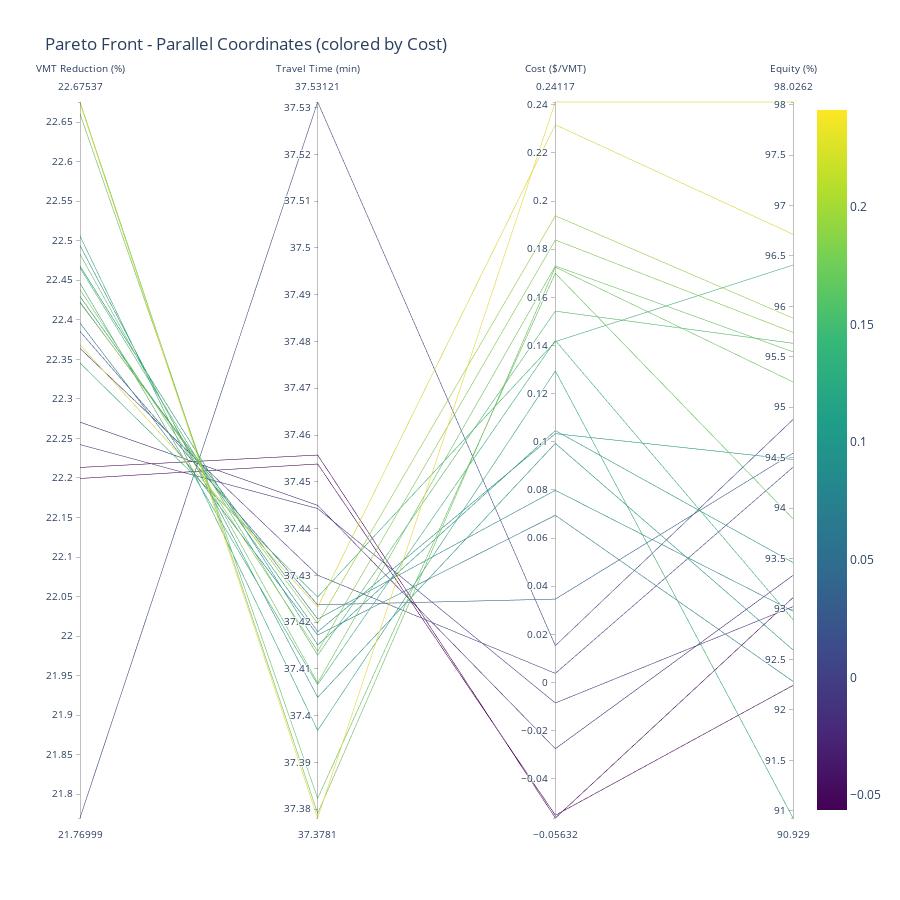
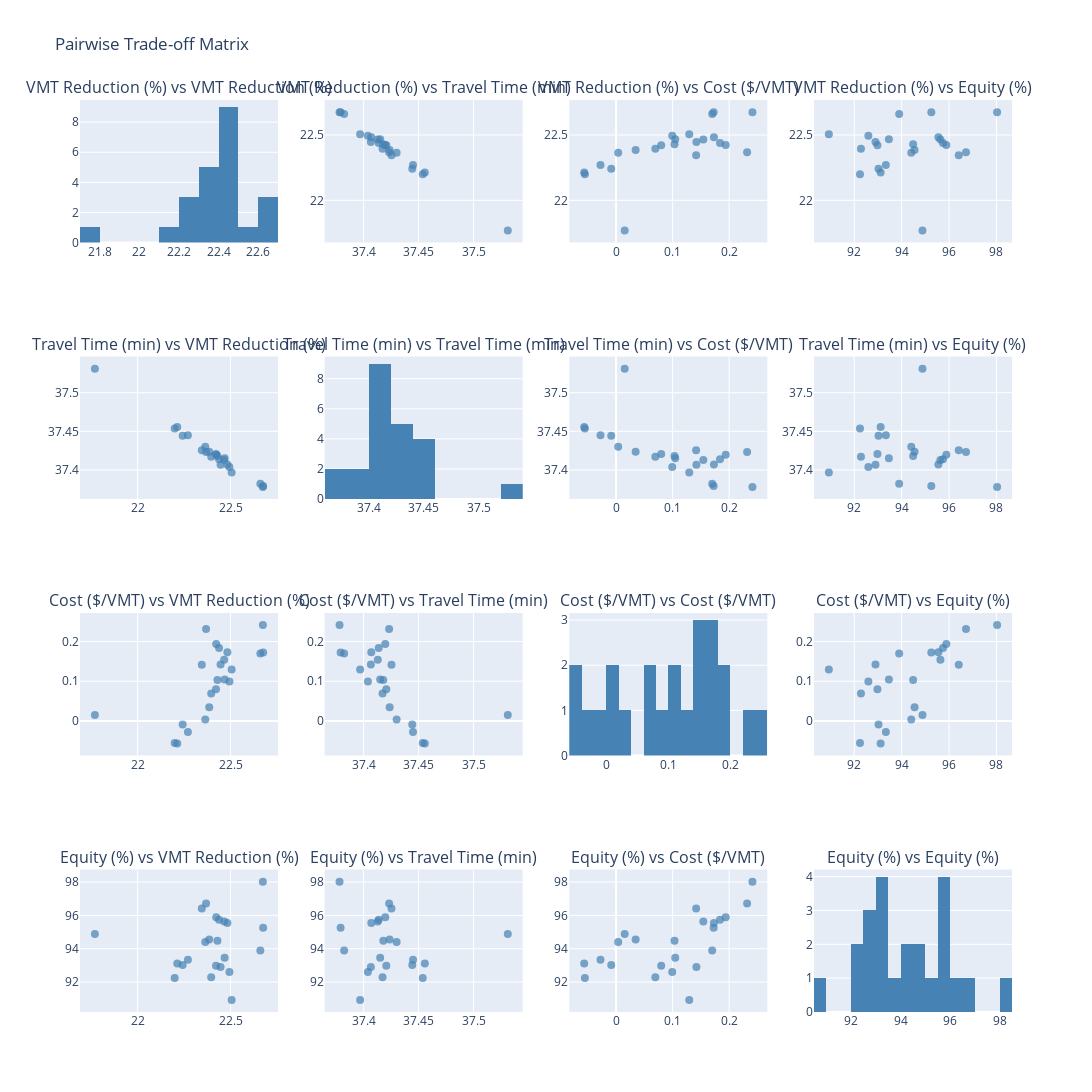
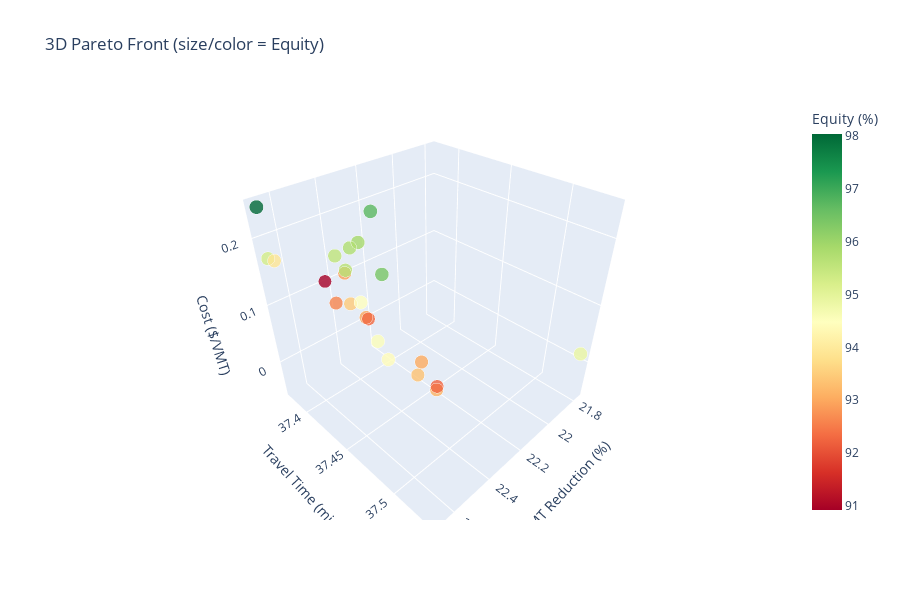

The code cell stored with these charts, in order, in its notebook:
### Markdown cell above
## 5. Pareto Front Visualization

### Code cell
def visualize_pareto_front(solutions: np.ndarray, objectives: np.ndarray):
    """
    Create comprehensive Pareto front visualizations.
    """
    obj_names = ['VMT (1-reduction)', 'Travel Time (min)', 'Budget Eff ($/VMT)', 'Inequity (1-equity)']
    
    # Convert objectives for display (transform back to intuitive values)
    display_obj = objectives.copy()
    display_obj[:, 0] = (1 - objectives[:, 0]) * 100  # VMT reduction %
    display_obj[:, 3] = (1 - objectives[:, 3]) * 100  # Equity %
    display_names = ['VMT Reduction (%)', 'Travel Time (min)', 'Cost ($/VMT)', 'Equity (%)']
    
    # 1. Parallel Coordinates Plot
    fig_parallel = go.Figure(data=
        go.Parcoords(
            line=dict(
                color=display_obj[:, 2],  # Color by budget efficiency
                colorscale='Viridis',
                showscale=True,
                cmin=display_obj[:, 2].min(),
                cmax=display_obj[:, 2].max()
            ),
            dimensions=[
                dict(range=[display_obj[:, 0].min(), display_obj[:, 0].max()],
                     label=display_names[0], values=display_obj[:, 0]),
                dict(range=[display_obj[:, 1].min(), display_obj[:, 1].max()],
                     label=display_names[1], values=display_obj[:, 1]),
                dict(range=[display_obj[:, 2].min(), display_obj[:, 2].max()],
                     label=display_names[2], values=display_obj[:, 2]),
                dict(range=[display_obj[:, 3].min(), display_obj[:, 3].max()],
                     label=display_names[3], values=display_obj[:, 3]),
            ]
        )
    )
    fig_parallel.update_layout(
        title='Pareto Front - Parallel Coordinates (colored by Cost)',
        height=900
    )
    fig_parallel.show()
    
    # 2. Pairwise Trade-off Matrix
    fig_matrix = make_subplots(
        rows=4, cols=4,
        subplot_titles=[f'{display_names[i]} vs {display_names[j]}' 
                       for i in range(4) for j in range(4)]
    )
    
    for i in range(4):
        for j in range(4):
            if i == j:
                # Histogram on diagonal
                fig_matrix.add_trace(
                    go.Histogram(x=display_obj[:, i], nbinsx=15, showlegend=False,
                                marker_color='steelblue'),
                    row=i+1, col=j+1
                )
            else:
                # Scatter plot
                fig_matrix.add_trace(
                    go.Scatter(x=display_obj[:, j], y=display_obj[:, i], 
                              mode='markers', showlegend=False,
                              marker=dict(size=8, color='steelblue', opacity=0.7)),
                    row=i+1, col=j+1
                )
    
    fig_matrix.update_layout(
        title='Pairwise Trade-off Matrix',
        height=1400, width=1800,
        showlegend=False
    )
    fig_matrix.show()
    
    # 3. 3D Interactive Plot
    fig_3d = go.Figure(data=[go.Scatter3d(
        x=display_obj[:, 0],
        y=display_obj[:, 1],
        z=display_obj[:, 2],
        mode='markers',
        marker=dict(
            size=display_obj[:, 3] / 10,  # Size by equity
            color=display_obj[:, 3],
            colorscale='RdYlGn',
            colorbar=dict(title='Equity (%)'),
            opacity=0.8
        ),
        text=[f'VMT: {v:.1f}%<br>Time: {t:.1f}min<br>Cost: ${c:.2f}<br>Equity: {e:.1f}%'
              for v, t, c, e in display_obj],
        hoverinfo='text'
    )])
    
    fig_3d.update_layout(
        title='3D Pareto Front (size/color = Equity)',
        scene=dict(
            xaxis_title='VMT Reduction (%)',
            yaxis_title='Travel Time (min)',
            zaxis_title='Cost ($/VMT)'
        ),
        height=600
    )
    fig_3d.show()
    
    return display_obj

display_objectives = visualize_pareto_front(pareto_solutions, pareto_objectives)

### Figure 1 — Plotly figure (JSON) as saved in the notebook; plotly's stock layout.template omitted (floating-point values rounded to 4 significant figures)
{"data": [{"dimensions": [{"label": "VMT Reduction (%)", "range": [21.77, 22.68], "values": [22.37, 22.39, 22.68, 22.45, 22.42, 21.77, 22.44, 22.47, 22.66, 22.42, 22.21, 22.47, 22.2, 22.51, 22.49, 22.27, 22.48, 22.4, 22.36, 22.24, 22.43, 22.67, 22.35]}, {"label": "Travel Time (min)", "range": [37.38, 37.53], "values": [37.42, 37.42, 37.38, 37.41, 37.42, 37.53, 37.41, 37.41, 37.38, 37.42, 37.46, 37.42, 37.45, 37.4, 37.4, 37.44, 37.41, 37.42, 37.43, 37.44, 37.42, 37.38, 37.43]}, {"label": "Cost ($/VMT)", "range": [-0.05632, 0.2412], "values": [0.2317, 0.03463, 0.1726, 0.1421, 0.1939, 0.0153, 0.1838, 0.1543, 0.17, 0.07983, -0.05632, 0.1046, -0.05517, 0.1295, 0.09933, -0.02751, 0.173, 0.06947, 0.003773, -0.008532, 0.1034, 0.2412, 0.1416]}, {"label": "Equity (%)", "range": [90.93, 98.03], "values": [96.71, 94.55, 95.25, 92.9, 95.88, 94.88, 95.74, 95.63, 93.9, 92.98, 93.11, 93.46, 92.24, 90.93, 92.6, 93.33, 95.55, 92.28, 94.41, 93.02, 94.48, 98.03, 96.41]}], "line": {"cmax": 0.2412, "cmin": -0.05632, "color": [0.2317, 0.03463, 0.1726, 0.1421, 0.1939, 0.0153, 0.1838, 0.1543, 0.17, 0.07983, -0.05632, 0.1046, -0.05517, 0.1295, 0.09933, -0.02751, 0.173, 0.06947, 0.003773, -0.008532, 0.1034, 0.2412, 0.1416], "colorscale": [[0, "#440154"], [0.1111, "#482878"], [0.2222, "#3e4989"], [0.3333, "#31688e"], [0.4444, "#26828e"], [0.5556, "#1f9e89"], [0.6667, "#35b779"], [0.7778, "#6ece58"], [0.8889, "#b5de2b"], [1, "#fde725"]], "showscale": true}, "type": "parcoords"}], "layout": {"height": 900, "title": {"text": "Pareto Front - Parallel Coordinates (colored by Cost)"}}}

### Figure 2 — Plotly figure (JSON) as saved in the notebook; plotly's stock layout.template omitted (floating-point values rounded to 4 significant figures)
{"data": [{"marker": {"color": "steelblue"}, "nbinsx": 15, "showlegend": false, "type": "histogram", "x": [22.37, 22.39, 22.68, 22.45, 22.42, 21.77, 22.44, 22.47, 22.66, 22.42, 22.21, 22.47, 22.2, 22.51, 22.49, 22.27, 22.48, 22.4, 22.36, 22.24, 22.43, 22.67, 22.35], "xaxis": "x", "yaxis": "y"}, {"marker": {"color": "steelblue", "opacity": 0.7, "size": 8}, "mode": "markers", "showlegend": false, "type": "scatter", "x": [37.42, 37.42, 37.38, 37.41, 37.42, 37.53, 37.41, 37.41, 37.38, 37.42, 37.46, 37.42, 37.45, 37.4, 37.4, 37.44, 37.41, 37.42, 37.43, 37.44, 37.42, 37.38, 37.43], "xaxis": "x2", "y": [22.37, 22.39, 22.68, 22.45, 22.42, 21.77, 22.44, 22.47, 22.66, 22.42, 22.21, 22.47, 22.2, 22.51, 22.49, 22.27, 22.48, 22.4, 22.36, 22.24, 22.43, 22.67, 22.35], "yaxis": "y2"}, {"marker": {"color": "steelblue", "opacity": 0.7, "size": 8}, "mode": "markers", "showlegend": false, "type": "scatter", "x": [0.2317, 0.03463, 0.1726, 0.1421, 0.1939, 0.0153, 0.1838, 0.1543, 0.17, 0.07983, -0.05632, 0.1046, -0.05517, 0.1295, 0.09933, -0.02751, 0.173, 0.06947, 0.003773, -0.008532, 0.1034, 0.2412, 0.1416], "xaxis": "x3", "y": [22.37, 22.39, 22.68, 22.45, 22.42, 21.77, 22.44, 22.47, 22.66, 22.42, 22.21, 22.47, 22.2, 22.51, 22.49, 22.27, 22.48, 22.4, 22.36, 22.24, 22.43, 22.67, 22.35], "yaxis": "y3"}, {"marker": {"color": "steelblue", "opacity": 0.7, "size": 8}, "mode": "markers", "showlegend": false, "type": "scatter", "x": [96.71, 94.55, 95.25, 92.9, 95.88, 94.88, 95.74, 95.63, 93.9, 92.98, 93.11, 93.46, 92.24, 90.93, 92.6, 93.33, 95.55, 92.28, 94.41, 93.02, 94.48, 98.03, 96.41], "xaxis": "x4", "y": [22.37, 22.39, 22.68, 22.45, 22.42, 21.77, 22.44, 22.47, 22.66, 22.42, 22.21, 22.47, 22.2, 22.51, 22.49, 22.27, 22.48, 22.4, 22.36, 22.24, 22.43, 22.67, 22.35], "yaxis": "y4"}, {"marker": {"color": "steelblue", "opacity": 0.7, "size": 8}, "mode": "markers", "showlegend": false, "type": "scatter", "x": [22.37, 22.39, 22.68, 22.45, 22.42, 21.77, 22.44, 22.47, 22.66, 22.42, 22.21, 22.47, 22.2, 22.51, 22.49, 22.27, 22.48, 22.4, 22.36, 22.24, 22.43, 22.67, 22.35], "xaxis": "x5", "y": [37.42, 37.42, 37.38, 37.41, 37.42, 37.53, 37.41, 37.41, 37.38, 37.42, 37.46, 37.42, 37.45, 37.4, 37.4, 37.44, 37.41, 37.42, 37.43, 37.44, 37.42, 37.38, 37.43], "yaxis": "y5"}, {"marker": {"color": "steelblue"}, "nbinsx": 15, "showlegend": false, "type": "histogram", "x": [37.42, 37.42, 37.38, 37.41, 37.42, 37.53, 37.41, 37.41, 37.38, 37.42, 37.46, 37.42, 37.45, 37.4, 37.4, 37.44, 37.41, 37.42, 37.43, 37.44, 37.42, 37.38, 37.43], "xaxis": "x6", "yaxis": "y6"}, {"marker": {"color": "steelblue", "opacity": 0.7, "size": 8}, "mode": "markers", "showlegend": false, "type": "scatter", "x": [0.2317, 0.03463, 0.1726, 0.1421, 0.1939, 0.0153, 0.1838, 0.1543, 0.17, 0.07983, -0.05632, 0.1046, -0.05517, 0.1295, 0.09933, -0.02751, 0.173, 0.06947, 0.003773, -0.008532, 0.1034, 0.2412, 0.1416], "xaxis": "x7", "y": [37.42, 37.42, 37.38, 37.41, 37.42, 37.53, 37.41, 37.41, 37.38, 37.42, 37.46, 37.42, 37.45, 37.4, 37.4, 37.44, 37.41, 37.42, 37.43, 37.44, 37.42, 37.38, 37.43], "yaxis": "y7"}, {"marker": {"color": "steelblue", "opacity": 0.7, "size": 8}, "mode": "markers", "showlegend": false, "type": "scatter", "x": [96.71, 94.55, 95.25, 92.9, 95.88, 94.88, 95.74, 95.63, 93.9, 92.98, 93.11, 93.46, 92.24, 90.93, 92.6, 93.33, 95.55, 92.28, 94.41, 93.02, 94.48, 98.03, 96.41], "xaxis": "x8", "y": [37.42, 37.42, 37.38, 37.41, 37.42, 37.53, 37.41, 37.41, 37.38, 37.42, 37.46, 37.42, 37.45, 37.4, 37.4, 37.44, 37.41, 37.42, 37.43, 37.44, 37.42, 37.38, 37.43], "yaxis": "y8"}, {"marker": {"color": "steelblue", "opacity": 0.7, "size": 8}, "mode": "markers", "showlegend": false, "type": "scatter", "x": [22.37, 22.39, 22.68, 22.45, 22.42, 21.77, 22.44, 22.47, 22.66, 22.42, 22.21, 22.47, 22.2, 22.51, 22.49, 22.27, 22.48, 22.4, 22.36, 22.24, 22.43, 22.67, 22.35], "xaxis": "x9", "y": [0.2317, 0.03463, 0.1726, 0.1421, 0.1939, 0.0153, 0.1838, 0.1543, 0.17, 0.07983, -0.05632, 0.1046, -0.05517, 0.1295, 0.09933, -0.02751, 0.173, 0.06947, 0.003773, -0.008532, 0.1034, 0.2412, 0.1416], "yaxis": "y9"}, {"marker": {"color": "steelblue", "opacity": 0.7, "size": 8}, "mode": "markers", "showlegend": false, "type": "scatter", "x": [37.42, 37.42, 37.38, 37.41, 37.42, 37.53, 37.41, 37.41, 37.38, 37.42, 37.46, 37.42, 37.45, 37.4, 37.4, 37.44, 37.41, 37.42, 37.43, 37.44, 37.42, 37.38, 37.43], "xaxis": "x10", "y": [0.2317, 0.03463, 0.1726, 0.1421, 0.1939, 0.0153, 0.1838, 0.1543, 0.17, 0.07983, -0.05632, 0.1046, -0.05517, 0.1295, 0.09933, -0.02751, 0.173, 0.06947, 0.003773, -0.008532, 0.1034, 0.2412, 0.1416], "yaxis": "y10"}, {"marker": {"color": "steelblue"}, "nbinsx": 15, "showlegend": false, "type": "histogram", "x": [0.2317, 0.03463, 0.1726, 0.1421, 0.1939, 0.0153, 0.1838, 0.1543, 0.17, 0.07983, -0.05632, 0.1046, -0.05517, 0.1295, 0.09933, -0.02751, 0.173, 0.06947, 0.003773, -0.008532, 0.1034, 0.2412, 0.1416], "xaxis": "x11", "yaxis": "y11"}, {"marker": {"color": "steelblue", "opacity": 0.7, "size": 8}, "mode": "markers", "showlegend": false, "type": "scatter", "x": [96.71, 94.55, 95.25, 92.9, 95.88, 94.88, 95.74, 95.63, 93.9, 92.98, 93.11, 93.46, 92.24, 90.93, 92.6, 93.33, 95.55, 92.28, 94.41, 93.02, 94.48, 98.03, 96.41], "xaxis": "x12", "y": [0.2317, 0.03463, 0.1726, 0.1421, 0.1939, 0.0153, 0.1838, 0.1543, 0.17, 0.07983, -0.05632, 0.1046, -0.05517, 0.1295, 0.09933, -0.02751, 0.173, 0.06947, 0.003773, -0.008532, 0.1034, 0.2412, 0.1416], "yaxis": "y12"}, {"marker": {"color": "steelblue", "opacity": 0.7, "size": 8}, "mode": "markers", "showlegend": false, "type": "scatter", "x": [22.37, 22.39, 22.68, 22.45, 22.42, 21.77, 22.44, 22.47, 22.66, 22.42, 22.21, 22.47, 22.2, 22.51, 22.49, 22.27, 22.48, 22.4, 22.36, 22.24, 22.43, 22.67, 22.35], "xaxis": "x13", "y": [96.71, 94.55, 95.25, 92.9, 95.88, 94.88, 95.74, 95.63, 93.9, 92.98, 93.11, 93.46, 92.24, 90.93, 92.6, 93.33, 95.55, 92.28, 94.41, 93.02, 94.48, 98.03, 96.41], "yaxis": "y13"}, {"marker": {"color": "steelblue", "opacity": 0.7, "size": 8}, "mode": "markers", "showlegend": false, "type": "scatter", "x": [37.42, 37.42, 37.38, 37.41, 37.42, 37.53, 37.41, 37.41, 37.38, 37.42, 37.46, 37.42, 37.45, 37.4, 37.4, 37.44, 37.41, 37.42, 37.43, 37.44, 37.42, 37.38, 37.43], "xaxis": "x14", "y": [96.71, 94.55, 95.25, 92.9, 95.88, 94.88, 95.74, 95.63, 93.9, 92.98, 93.11, 93.46, 92.24, 90.93, 92.6, 93.33, 95.55, 92.28, 94.41, 93.02, 94.48, 98.03, 96.41], "yaxis": "y14"}, {"marker": {"color": "steelblue", "opacity": 0.7, "size": 8}, "mode": "markers", "showlegend": false, "type": "scatter", "x": [0.2317, 0.03463, 0.1726, 0.1421, 0.1939, 0.0153, 0.1838, 0.1543, 0.17, 0.07983, -0.05632, 0.1046, -0.05517, 0.1295, 0.09933, -0.02751, 0.173, 0.06947, 0.003773, -0.008532, 0.1034, 0.2412, 0.1416], "xaxis": "x15", "y": [96.71, 94.55, 95.25, 92.9, 95.88, 94.88, 95.74, 95.63, 93.9, 92.98, 93.11, 93.46, 92.24, 90.93, 92.6, 93.33, 95.55, 92.28, 94.41, 93.02, 94.48, 98.03, 96.41], "yaxis": "y15"}, {"marker": {"color": "steelblue"}, "nbinsx": 15, "showlegend": false, "type": "histogram", "x": [96.71, 94.55, 95.25, 92.9, 95.88, 94.88, 95.74, 95.63, 93.9, 92.98, 93.11, 93.46, 92.24, 90.93, 92.6, 93.33, 95.55, 92.28, 94.41, 93.02, 94.48, 98.03, 96.41], "xaxis": "x16", "yaxis": "y16"}], "layout": {"annotations": [{"font": {"size": 16}, "showarrow": false, "text": "VMT Reduction (%) vs VMT Reduction (%)", "x": 0.1062, "xanchor": "center", "xref": "paper", "y": 1, "yanchor": "bottom", "yref": "paper"}, {"font": {"size": 16}, "showarrow": false, "text": "VMT Reduction (%) vs Travel Time (min)", "x": 0.3688, "xanchor": "center", "xref": "paper", "y": 1, "yanchor": "bottom", "yref": "paper"}, {"font": {"size": 16}, "showarrow": false, "text": "VMT Reduction (%) vs Cost ($/VMT)", "x": 0.6313, "xanchor": "center", "xref": "paper", "y": 1, "yanchor": "bottom", "yref": "paper"}, {"font": {"size": 16}, "showarrow": false, "text": "VMT Reduction (%) vs Equity (%)", "x": 0.8938, "xanchor": "center", "xref": "paper", "y": 1, "yanchor": "bottom", "yref": "paper"}, {"font": {"size": 16}, "showarrow": false, "text": "Travel Time (min) vs VMT Reduction (%)", "x": 0.1062, "xanchor": "center", "xref": "paper", "y": 0.7188, "yanchor": "bottom", "yref": "paper"}, {"font": {"size": 16}, "showarrow": false, "text": "Travel Time (min) vs Travel Time (min)", "x": 0.3688, "xanchor": "center", "xref": "paper", "y": 0.7188, "yanchor": "bottom", "yref": "paper"}, {"font": {"size": 16}, "showarrow": false, "text": "Travel Time (min) vs Cost ($/VMT)", "x": 0.6313, "xanchor": "center", "xref": "paper", "y": 0.7188, "yanchor": "bottom", "yref": "paper"}, {"font": {"size": 16}, "showarrow": false, "text": "Travel Time (min) vs Equity (%)", "x": 0.8938, "xanchor": "center", "xref": "paper", "y": 0.7188, "yanchor": "bottom", "yref": "paper"}, {"font": {"size": 16}, "showarrow": false, "text": "Cost ($/VMT) vs VMT Reduction (%)", "x": 0.1062, "xanchor": "center", "xref": "paper", "y": 0.4375, "yanchor": "bottom", "yref": "paper"}, {"font": {"size": 16}, "showarrow": false, "text": "Cost ($/VMT) vs Travel Time (min)", "x": 0.3688, "xanchor": "center", "xref": "paper", "y": 0.4375, "yanchor": "bottom", "yref": "paper"}, {"font": {"size": 16}, "showarrow": false, "text": "Cost ($/VMT) vs Cost ($/VMT)", "x": 0.6313, "xanchor": "center", "xref": "paper", "y": 0.4375, "yanchor": "bottom", "yref": "paper"}, {"font": {"size": 16}, "showarrow": false, "text": "Cost ($/VMT) vs Equity (%)", "x": 0.8938, "xanchor": "center", "xref": "paper", "y": 0.4375, "yanchor": "bottom", "yref": "paper"}, {"font": {"size": 16}, "showarrow": false, "text": "Equity (%) vs VMT Reduction (%)", "x": 0.1062, "xanchor": "center", "xref": "paper", "y": 0.1562, "yanchor": "bottom", "yref": "paper"}, {"font": {"size": 16}, "showarrow": false, "text": "Equity (%) vs Travel Time (min)", "x": 0.3688, "xanchor": "center", "xref": "paper", "y": 0.1562, "yanchor": "bottom", "yref": "paper"}, {"font": {"size": 16}, "showarrow": false, "text": "Equity (%) vs Cost ($/VMT)", "x": 0.6313, "xanchor": "center", "xref": "paper", "y": 0.1562, "yanchor": "bottom", "yref": "paper"}, {"font": {"size": 16}, "showarrow": false, "text": "Equity (%) vs Equity (%)", "x": 0.8938, "xanchor": "center", "xref": "paper", "y": 0.1562, "yanchor": "bottom", "yref": "paper"}], "height": 1400, "showlegend": false, "title": {"text": "Pairwise Trade-off Matrix"}, "width": 1800, "xaxis": {"anchor": "y", "domain": [0, 0.2125]}, "xaxis10": {"anchor": "y10", "domain": [0.2625, 0.475]}, "xaxis11": {"anchor": "y11", "domain": [0.525, 0.7375]}, "xaxis12": {"anchor": "y12", "domain": [0.7875, 1]}, "xaxis13": {"anchor": "y13", "domain": [0, 0.2125]}, "xaxis14": {"anchor": "y14", "domain": [0.2625, 0.475]}, "xaxis15": {"anchor": "y15", "domain": [0.525, 0.7375]}, "xaxis16": {"anchor": "y16", "domain": [0.7875, 1]}, "xaxis2": {"anchor": "y2", "domain": [0.2625, 0.475]}, "xaxis3": {"anchor": "y3", "domain": [0.525, 0.7375]}, "xaxis4": {"anchor": "y4", "domain": [0.7875, 1]}, "xaxis5": {"anchor": "y5", "domain": [0, 0.2125]}, "xaxis6": {"anchor": "y6", "domain": [0.2625, 0.475]}, "xaxis7": {"anchor": "y7", "domain": [0.525, 0.7375]}, "xaxis8": {"anchor": "y8", "domain": [0.7875, 1]}, "xaxis9": {"anchor": "y9", "domain": [0, 0.2125]}, "yaxis": {"anchor": "x", "domain": [0.8438, 1]}, "yaxis10": {"anchor": "x10", "domain": [0.2812, 0.4375]}, "yaxis11": {"anchor": "x11", "domain": [0.2812, 0.4375]}, "yaxis12": {"anchor": "x12", "domain": [0.2812, 0.4375]}, "yaxis13": {"anchor": "x13", "domain": [0, 0.1562]}, "yaxis14": {"anchor": "x14", "domain": [0, 0.1562]}, "yaxis15": {"anchor": "x15", "domain": [0, 0.1562]}, "yaxis16": {"anchor": "x16", "domain": [0, 0.1562]}, "yaxis2": {"anchor": "x2", "domain": [0.8438, 1]}, "yaxis3": {"anchor": "x3", "domain": [0.8438, 1]}, "yaxis4": {"anchor": "x4", "domain": [0.8438, 1]}, "yaxis5": {"anchor": "x5", "domain": [0.5625, 0.7188]}, "yaxis6": {"anchor": "x6", "domain": [0.5625, 0.7188]}, "yaxis7": {"anchor": "x7", "domain": [0.5625, 0.7188]}, "yaxis8": {"anchor": "x8", "domain": [0.5625, 0.7188]}, "yaxis9": {"anchor": "x9", "domain": [0.2812, 0.4375]}}}

### Figure 3 — Plotly figure (JSON) as saved in the notebook; plotly's stock layout.template omitted (floating-point values rounded to 4 significant figures)
{"data": [{"hoverinfo": "text", "marker": {"color": [96.71, 94.55, 95.25, 92.9, 95.88, 94.88, 95.74, 95.63, 93.9, 92.98, 93.11, 93.46, 92.24, 90.93, 92.6, 93.33, 95.55, 92.28, 94.41, 93.02, 94.48, 98.03, 96.41], "colorbar": {"title": {"text": "Equity (%)"}}, "colorscale": [[0, "rgb(165,0,38)"], [0.1, "rgb(215,48,39)"], [0.2, "rgb(244,109,67)"], [0.3, "rgb(253,174,97)"], [0.4, "rgb(254,224,139)"], [0.5, "rgb(255,255,191)"], [0.6, "rgb(217,239,139)"], [0.7, "rgb(166,217,106)"], [0.8, "rgb(102,189,99)"], [0.9, "rgb(26,152,80)"], [1, "rgb(0,104,55)"]], "opacity": 0.8, "size": [9.671, 9.455, 9.525, 9.29, 9.588, 9.488, 9.574, 9.563, 9.39, 9.298, 9.311, 9.346, 9.224, 9.093, 9.26, 9.333, 9.555, 9.228, 9.441, 9.302, 9.448, 9.803, 9.641]}, "mode": "markers", "text": ["VMT: 22.4%<br>Time: 37.4min<br>Cost: $0.23<br>Equity: 96.7%", "VMT: 22.4%<br>Time: 37.4min<br>Cost: $0.03<br>Equity: 94.5%", "VMT: 22.7%<br>Time: 37.4min<br>Cost: $0.17<br>Equity: 95.3%", "VMT: 22.4%<br>Time: 37.4min<br>Cost: $0.14<br>Equity: 92.9%", "VMT: 22.4%<br>Time: 37.4min<br>Cost: $0.19<br>Equity: 95.9%", "VMT: 21.8%<br>Time: 37.5min<br>Cost: $0.02<br>Equity: 94.9%", "VMT: 22.4%<br>Time: 37.4min<br>Cost: $0.18<br>Equity: 95.7%", "VMT: 22.5%<br>Time: 37.4min<br>Cost: $0.15<br>Equity: 95.6%", "VMT: 22.7%<br>Time: 37.4min<br>Cost: $0.17<br>Equity: 93.9%", "VMT: 22.4%<br>Time: 37.4min<br>Cost: $0.08<br>Equity: 93.0%", "VMT: 22.2%<br>Time: 37.5min<br>Cost: $-0.06<br>Equity: 93.1%", "VMT: 22.5%<br>Time: 37.4min<br>Cost: $0.10<br>Equity: 93.5%", "VMT: 22.2%<br>Time: 37.5min<br>Cost: $-0.06<br>Equity: 92.2%", "VMT: 22.5%<br>Time: 37.4min<br>Cost: $0.13<br>Equity: 90.9%", "VMT: 22.5%<br>Time: 37.4min<br>Cost: $0.10<br>Equity: 92.6%", "VMT: 22.3%<br>Time: 37.4min<br>Cost: $-0.03<br>Equity: 93.3%", "VMT: 22.5%<br>Time: 37.4min<br>Cost: $0.17<br>Equity: 95.5%", "VMT: 22.4%<br>Time: 37.4min<br>Cost: $0.07<br>Equity: 92.3%", "VMT: 22.4%<br>Time: 37.4min<br>Cost: $0.00<br>Equity: 94.4%", "VMT: 22.2%<br>Time: 37.4min<br>Cost: $-0.01<br>Equity: 93.0%", "VMT: 22.4%<br>Time: 37.4min<br>Cost: $0.10<br>Equity: 94.5%", "VMT: 22.7%<br>Time: 37.4min<br>Cost: $0.24<br>Equity: 98.0%", "VMT: 22.3%<br>Time: 37.4min<br>Cost: $0.14<br>Equity: 96.4%"], "type": "scatter3d", "x": [22.37, 22.39, 22.68, 22.45, 22.42, 21.77, 22.44, 22.47, 22.66, 22.42, 22.21, 22.47, 22.2, 22.51, 22.49, 22.27, 22.48, 22.4, 22.36, 22.24, 22.43, 22.67, 22.35], "y": [37.42, 37.42, 37.38, 37.41, 37.42, 37.53, 37.41, 37.41, 37.38, 37.42, 37.46, 37.42, 37.45, 37.4, 37.4, 37.44, 37.41, 37.42, 37.43, 37.44, 37.42, 37.38, 37.43], "z": [0.2317, 0.03463, 0.1726, 0.1421, 0.1939, 0.0153, 0.1838, 0.1543, 0.17, 0.07983, -0.05632, 0.1046, -0.05517, 0.1295, 0.09933, -0.02751, 0.173, 0.06947, 0.003773, -0.008532, 0.1034, 0.2412, 0.1416]}], "layout": {"height": 600, "scene": {"xaxis": {"title": {"text": "VMT Reduction (%)"}}, "yaxis": {"title": {"text": "Travel Time (min)"}}, "zaxis": {"title": {"text": "Cost ($/VMT)"}}}, "title": {"text": "3D Pareto Front (size/color = Equity)"}}}
